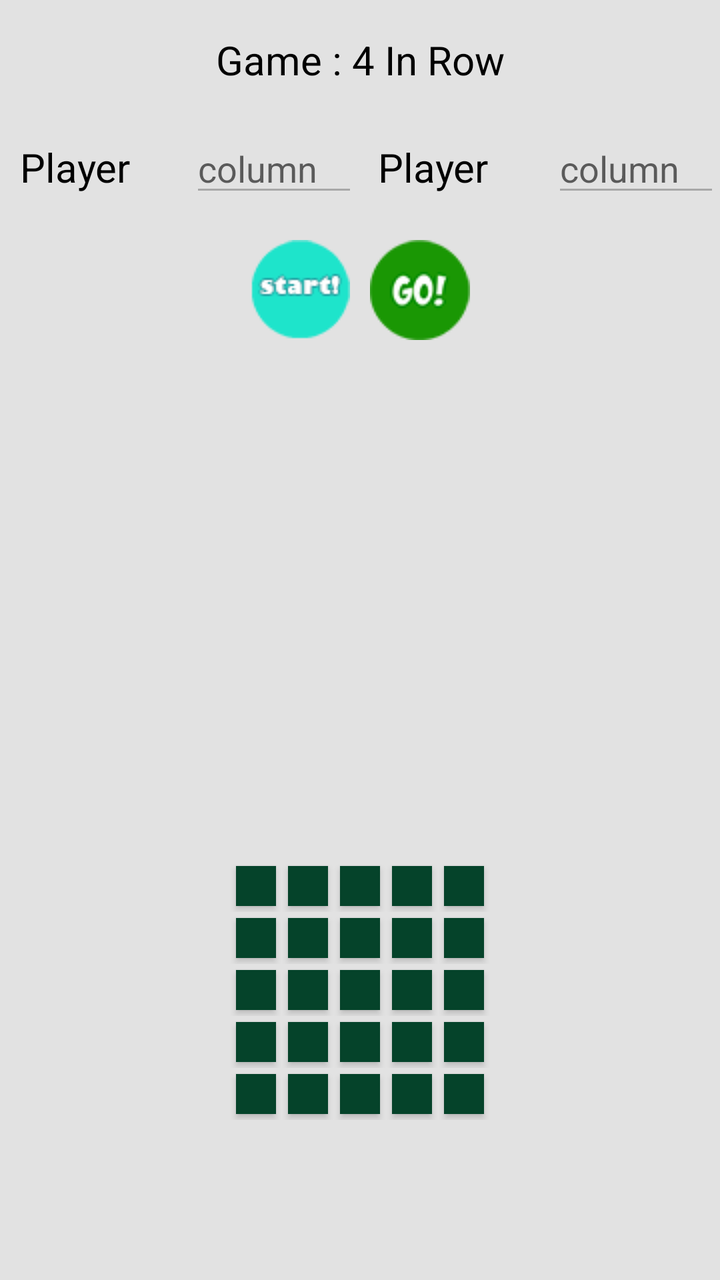
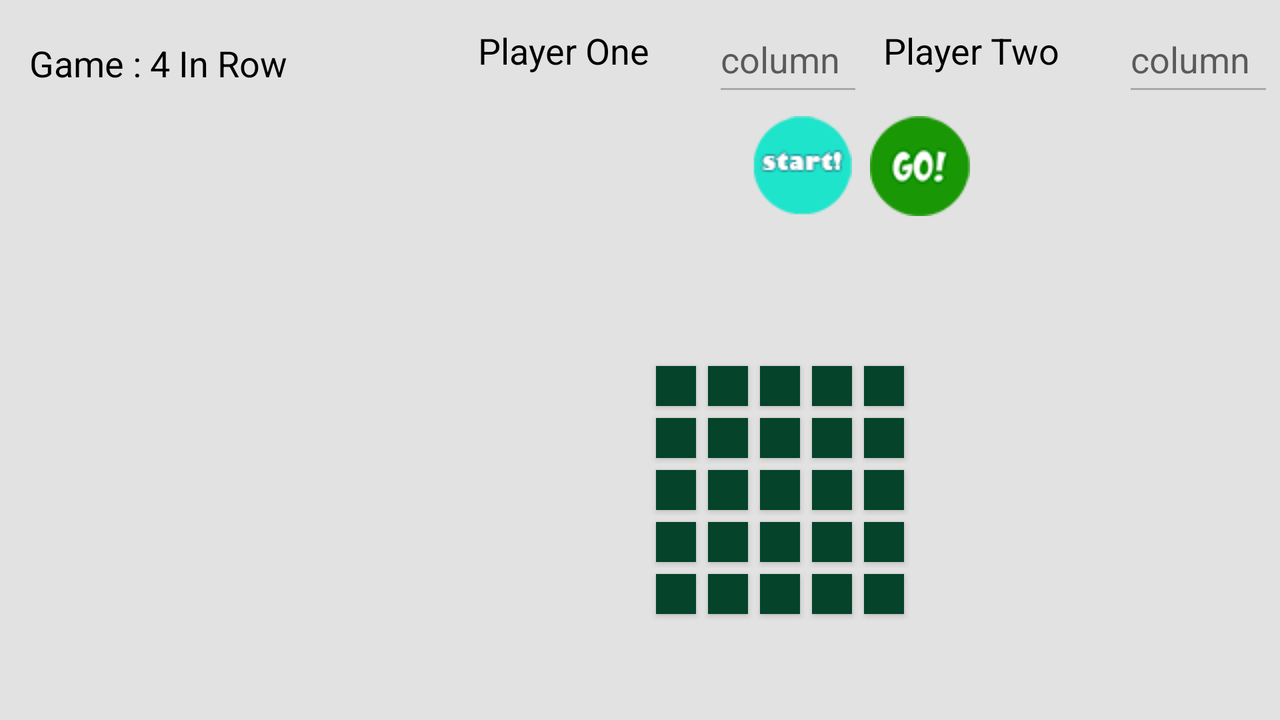

One screen, two layout resources from the same app: the default and the author's alternative for another configuration. Each is rendered where Android would select it; the XML of both is given below.
<!-- AndroidManifest.xml: application theme AppTheme -->
<!-- res/layout/fragment_four_in_row.xml -->
<?xml version="1.0" encoding="utf-8"?>
<FrameLayout xmlns:android="http://schemas.android.com/apk/res/android"
    xmlns:app="http://schemas.android.com/apk/res-auto"
    xmlns:tools="http://schemas.android.com/tools"
    android:id="@+id/main"
    android:layout_width="match_parent"
    android:layout_height="match_parent"
    android:background="#e2e2e2"
    tools:context=".Controller.Fragment.TicTacToeFragment">


    <TextView
        android:id="@+id/game_name"
        android:layout_width="match_parent"
        android:layout_height="60dp"
        android:background="@color/blue_karboni_light"
        android:gravity="center"
        android:text="@string/game_name_row"
        android:textColor="@color/black"
        android:textSize="@dimen/font_size_port" />

    <ImageButton
        android:id="@+id/btn_go"
        android:layout_width="wrap_content"
        android:layout_height="wrap_content"
        android:layout_gravity="center|top"
        android:layout_marginLeft="30dp"
        android:layout_marginTop="120dp"
        android:background="#00FFFFFF"
        android:src="@drawable/ic_go" />

    <ImageButton
        android:id="@+id/btn_start"
        android:layout_width="wrap_content"
        android:layout_height="wrap_content"
        android:layout_gravity="center|top"
        android:layout_marginTop="120dp"
        android:layout_marginRight="30dp"
        android:background="#00FFFFFF"
        android:src="@drawable/ic_start" />

    <LinearLayout
        android:layout_width="match_parent"
        android:layout_height="50dp"
        android:layout_marginTop="60dp"
        android:orientation="horizontal">

        <TextView
            android:id="@+id/player_two_name"
            android:layout_width="wrap_content"
            android:layout_height="50dp"
            android:layout_weight="1"
            android:text="@string/score_player_one"
            android:textColor="@color/black"
            android:textSize="@dimen/font_size_port"
            android:padding="10dp"
            />

        <EditText
            android:id="@+id/player_one_column"
            android:layout_width="105dp"
            android:layout_height="wrap_content"
            android:layout_weight="1"
            android:ems="10"
            android:enabled="false"
            android:hint="@string/column"
            android:inputType="numberSigned|text"
            android:visibility="visible"
            tools:visibility="visible" />

        <TextView
            android:id="@+id/player_one_name"
            android:layout_width="wrap_content"
            android:layout_height="50dp"
            android:layout_weight="1"
            android:text="@string/player_two"
            android:textColor="@color/black"
            android:textSize="@dimen/font_size_port"
            android:padding="10dp"
            />

        <EditText
            android:id="@+id/player_two_column"
            android:layout_width="105dp"
            android:layout_height="wrap_content"
            android:layout_weight="1"
            android:ems="10"
            android:enabled="false"
            android:hint="@string/column"
            android:inputType="textShortMessage|numberSigned" />
    </LinearLayout>

    <LinearLayout
        android:id="@+id/table"
        android:layout_width="wrap_content"
        android:layout_height="wrap_content"
        android:layout_gravity="bottom|center"
        android:layout_marginBottom="80dp"
        android:layout_weight="1"
        android:orientation="vertical">

        <LinearLayout
            android:layout_width="match_parent"
            android:layout_height="match_parent"
            android:layout_weight="1"
            android:orientation="horizontal">

            <Button
                android:id="@+id/btn_0"
                android:layout_width="20dp"
                android:layout_height="20dp"
                android:layout_margin="3dp"
                android:background="@color/green_dark" />

            <Button
                android:id="@+id/btn_1"
                android:layout_width="20dp"
                android:layout_height="20dp"
                android:layout_margin="3dp"
                android:background="@color/green_dark" />

            <Button
                android:id="@+id/btn_2"
                android:layout_width="20dp"
                android:layout_height="20dp"
                android:layout_margin="3dp"
                android:background="@color/green_dark" />

            <Button
                android:id="@+id/btn_3"
                android:layout_width="20dp"
                android:layout_height="20dp"
                android:layout_margin="3dp"
                android:background="@color/green_dark" />

            <Button
                android:id="@+id/btn_4"
                android:layout_width="20dp"
                android:layout_height="20dp"
                android:layout_margin="3dp"
                android:background="@color/green_dark" />
        </LinearLayout>

        <LinearLayout
            android:layout_width="match_parent"
            android:layout_height="match_parent"
            android:layout_weight="1"
            android:orientation="horizontal">

            <Button
                android:id="@+id/btn_5"
                android:layout_width="20dp"
                android:layout_height="20dp"
                android:layout_margin="3dp"
                android:background="@color/green_dark" />

            <Button
                android:id="@+id/btn_6"
                android:layout_width="20dp"
                android:layout_height="20dp"
                android:layout_margin="3dp"
                android:background="@color/green_dark" />

            <Button
                android:id="@+id/btn_7"
                android:layout_width="20dp"
                android:layout_height="20dp"
                android:layout_margin="3dp"
                android:background="@color/green_dark" />

            <Button
                android:id="@+id/btn_8"
                android:layout_width="20dp"
                android:layout_height="20dp"
                android:layout_margin="3dp"
                android:background="@color/green_dark" />

            <Button
                android:id="@+id/btn_9"
                android:layout_width="20dp"
                android:layout_height="20dp"
                android:layout_margin="3dp"
                android:background="@color/green_dark" />
        </LinearLayout>

        <LinearLayout
            android:layout_width="match_parent"
            android:layout_height="match_parent"
            android:layout_weight="1"
            android:orientation="horizontal">

            <Button
                android:id="@+id/btn_10"
                android:layout_width="20dp"
                android:layout_height="20dp"
                android:layout_margin="3dp"
                android:background="@color/green_dark" />

            <Button
                android:id="@+id/btn_11"
                android:layout_width="20dp"
                android:layout_height="20dp"
                android:layout_margin="3dp"
                android:background="@color/green_dark" />

            <Button
                android:id="@+id/btn_12"
                android:layout_width="20dp"
                android:layout_height="20dp"
                android:layout_margin="3dp"
                android:background="@color/green_dark" />

            <Button
                android:id="@+id/btn_13"
                android:layout_width="20dp"
                android:layout_height="20dp"
                android:layout_margin="3dp"
                android:background="@color/green_dark" />

            <Button
                android:id="@+id/btn_14"
                android:layout_width="20dp"
                android:layout_height="20dp"
                android:layout_margin="3dp"
                android:background="@color/green_dark" />
        </LinearLayout>

        <LinearLayout
            android:layout_width="match_parent"
            android:layout_height="match_parent"
            android:layout_weight="1"
            android:orientation="horizontal">

            <Button
                android:id="@+id/btn_15"
                android:layout_width="20dp"
                android:layout_height="20dp"
                android:layout_margin="3dp"
                android:background="@color/green_dark" />

            <Button
                android:id="@+id/btn_16"
                android:layout_width="20dp"
                android:layout_height="20dp"
                android:layout_margin="3dp"
                android:background="@color/green_dark" />

            <Button
                android:id="@+id/btn_17"
                android:layout_width="20dp"
                android:layout_height="20dp"
                android:layout_margin="3dp"
                android:background="@color/green_dark" />

            <Button
                android:id="@+id/btn_18"
                android:layout_width="20dp"
                android:layout_height="20dp"
                android:layout_margin="3dp"
                android:background="@color/green_dark" />

            <Button
                android:id="@+id/btn_19"
                android:layout_width="20dp"
                android:layout_height="20dp"
                android:layout_margin="3dp"
                android:background="@color/green_dark" />
        </LinearLayout>

        <LinearLayout
            android:layout_width="match_parent"
            android:layout_height="match_parent"
            android:layout_weight="1"
            android:orientation="horizontal">

            <Button
                android:id="@+id/btn_20"
                android:layout_width="20dp"
                android:layout_height="20dp"
                android:layout_margin="3dp"
                android:background="@color/green_dark" />

            <Button
                android:id="@+id/btn_21"
                android:layout_width="20dp"
                android:layout_height="20dp"
                android:layout_margin="3dp"
                android:background="@color/green_dark" />

            <Button
                android:id="@+id/btn_22"
                android:layout_width="20dp"
                android:layout_height="20dp"
                android:layout_margin="3dp"
                android:background="@color/green_dark" />

            <Button
                android:id="@+id/btn_23"
                android:layout_width="20dp"
                android:layout_height="20dp"
                android:layout_margin="3dp"
                android:background="@color/green_dark" />

            <Button
                android:id="@+id/btn_24"
                android:layout_width="20dp"
                android:layout_height="20dp"
                android:layout_margin="3dp"
                android:background="@color/green_dark" />
        </LinearLayout>
    </LinearLayout>

    <Button
        android:id="@+id/btn_refresh"
        android:layout_width="wrap_content"
        android:layout_height="wrap_content"
        android:layout_gravity="center"
        android:background="@color/colorPrimary"
        android:padding="10dp"
        android:text="@string/refresh"
        android:textAllCaps="false"
        android:textColor="@color/white"
        android:textSize="20sp"
        android:visibility="gone" />


</FrameLayout>
<!-- resources referenced by this layout -->
<resources>
  <color name="black">#000</color>
  <color name="colorPrimary">#6200EE</color>
  <color name="green_dark">#05432a</color>
  <color name="white">#FFF</color>
  <dimen name="font_size_port">20sp</dimen>
  <!-- drawable ic_go: png bitmap (drawable, 20219 bytes) -->
  <!-- drawable ic_start: png bitmap (drawable, 19524 bytes) -->
  <string name="column">column</string>
  <string name="game_name_row">Game : 4 In Row</string>
  <string name="player_two">Player Two</string>
  <string name="refresh">Do you want to play again?</string>
  <string name="score_player_one">Player One  </string>
  <style name="AppTheme" parent="Theme.MaterialComponents.Light.NoActionBar.Bridge">
          
          <item name="colorPrimary">@color/colorPrimary</item>
          <item name="colorPrimaryDark">@color/colorPrimaryDark</item>
          <item name="colorAccent">@color/colorAccent</item>
      </style>
  <color name="colorPrimaryDark">#3700B3</color>
  <color name="colorAccent">#03DAC5</color>
</resources>
<!-- res/layout-land/fragment_four_in_row.xml (the author's variant of the layout above) -->
<!-- drawn on the phone turned sideways -->
<?xml version="1.0" encoding="utf-8"?>
<RelativeLayout xmlns:android="http://schemas.android.com/apk/res/android"
    xmlns:app="http://schemas.android.com/apk/res-auto"
    xmlns:tools="http://schemas.android.com/tools"
    android:id="@+id/main"
    android:layout_width="match_parent"
    android:layout_height="match_parent"
    android:background="#e2e2e2"
    tools:context=".Controller.TicTacToeFragment">


    <TextView
        android:id="@+id/game_name"
        android:layout_width="152dp"
        android:layout_height="57dp"
        android:layout_margin="3dp"
        android:background="@color/blue_karboni_light"
        android:gravity="center"
        android:text="@string/game_name_row"
        android:textColor="@color/black"
        android:textSize="18sp" />

    <ImageButton
        android:id="@+id/btn_go"
        android:layout_width="wrap_content"
        android:layout_height="wrap_content"
        android:layout_below="@+id/players"
        android:layout_alignParentRight="true"
        android:layout_gravity="center|top"
        android:layout_marginTop="2dp"
        android:layout_marginRight="155dp"
        android:background="#00FFFFFF"
        android:src="@drawable/ic_go" />

    <ImageButton
        android:id="@+id/btn_start"
        android:layout_width="wrap_content"
        android:layout_height="wrap_content"
        android:layout_below="@+id/players"
        android:layout_alignParentRight="true"
        android:layout_gravity="center|top"
        android:layout_marginTop="2dp"
        android:layout_marginRight="214dp"
        android:background="#00FFFFFF"
        android:src="@drawable/ic_start" />

    <LinearLayout
        android:layout_width="408dp"
        android:id="@+id/players"
        android:layout_height="wrap_content"
        android:layout_alignParentTop="true"
        android:layout_alignParentRight="true"
        android:layout_marginStart="3dp"
        android:layout_marginLeft="3dp"
        android:layout_marginTop="3dp"
        android:layout_marginEnd="3dp"
        android:layout_marginRight="3dp"
        android:layout_marginBottom="3dp"
        android:orientation="horizontal">

        <TextView
            android:id="@+id/score_player_two"
            android:layout_width="wrap_content"
            android:layout_height="50dp"
            android:layout_weight="1"
            android:padding="10dp"
            android:text="@string/score_player_one"
            android:textColor="@color/black"
            android:textSize="18sp" />

        <EditText
            android:id="@+id/player_one_column"
            android:layout_width="54dp"
            android:layout_height="match_parent"
            android:layout_weight="1"
            android:ems="10"
            android:enabled="false"
            android:hint="@string/column"
            android:inputType="numberSigned|text"
            android:visibility="visible"
            tools:visibility="visible" />

        <TextView
            android:id="@+id/score_player_one"
            android:layout_width="wrap_content"
            android:layout_height="50dp"
            android:layout_weight="1"
            android:padding="10dp"
            android:text="@string/player_two"
            android:textColor="@color/black"
            android:textSize="18sp" />

        <EditText
            android:id="@+id/player_two_column"
            android:layout_width="54dp"
            android:layout_height="match_parent"
            android:layout_weight="1"
            android:ems="10"
            android:enabled="false"
            android:hint="@string/column"
            android:inputType="textShortMessage|numberSigned" />
    </LinearLayout>

    <LinearLayout
        android:id="@+id/table"
        android:layout_width="wrap_content"
        android:layout_height="wrap_content"
        android:layout_gravity="bottom|center"
        android:layout_alignParentRight="true"
        android:layout_alignParentBottom="true"
        android:layout_marginBottom="50dp"
        android:layout_marginRight="185dp"
        android:layout_weight="1"
        android:orientation="vertical"
        >

        <LinearLayout
            android:layout_width="match_parent"
            android:layout_height="match_parent"
            android:layout_weight="1"
            android:orientation="horizontal">

            <Button
                android:id="@+id/btn_0"
                android:layout_width="20dp"
                android:layout_height="20dp"
                android:layout_margin="3dp"
                android:background="@color/green_dark" />

            <Button
                android:id="@+id/btn_1"
                android:layout_width="20dp"
                android:layout_height="20dp"
                android:layout_margin="3dp"
                android:background="@color/green_dark" />

            <Button
                android:id="@+id/btn_2"
                android:layout_width="20dp"
                android:layout_height="20dp"
                android:layout_margin="3dp"
                android:background="@color/green_dark" />

            <Button
                android:id="@+id/btn_3"
                android:layout_width="20dp"
                android:layout_height="20dp"
                android:layout_margin="3dp"
                android:background="@color/green_dark" />

            <Button
                android:id="@+id/btn_4"
                android:layout_width="20dp"
                android:layout_height="20dp"
                android:layout_margin="3dp"
                android:background="@color/green_dark" />
        </LinearLayout>

        <LinearLayout
            android:layout_width="match_parent"
            android:layout_height="match_parent"
            android:layout_weight="1"
            android:orientation="horizontal">

            <Button
                android:id="@+id/btn_5"
                android:layout_width="20dp"
                android:layout_height="20dp"
                android:layout_margin="3dp"
                android:background="@color/green_dark" />

            <Button
                android:id="@+id/btn_6"
                android:layout_width="20dp"
                android:layout_height="20dp"
                android:layout_margin="3dp"
                android:background="@color/green_dark" />

            <Button
                android:id="@+id/btn_7"
                android:layout_width="20dp"
                android:layout_height="20dp"
                android:layout_margin="3dp"
                android:background="@color/green_dark" />

            <Button
                android:id="@+id/btn_8"
                android:layout_width="20dp"
                android:layout_height="20dp"
                android:layout_margin="3dp"
                android:background="@color/green_dark" />

            <Button
                android:id="@+id/btn_9"
                android:layout_width="20dp"
                android:layout_height="20dp"
                android:layout_margin="3dp"
                android:background="@color/green_dark" />
        </LinearLayout>

        <LinearLayout
            android:layout_width="match_parent"
            android:layout_height="match_parent"
            android:layout_weight="1"
            android:orientation="horizontal"
            >

            <Button
                android:id="@+id/btn_10"
                android:layout_width="20dp"
                android:layout_height="20dp"
                android:layout_margin="3dp"
                android:background="@color/green_dark" />

            <Button
                android:id="@+id/btn_11"
                android:layout_width="20dp"
                android:layout_height="20dp"
                android:layout_margin="3dp"
                android:background="@color/green_dark" />

            <Button
                android:id="@+id/btn_12"
                android:layout_width="20dp"
                android:layout_height="20dp"
                android:layout_margin="3dp"
                android:background="@color/green_dark" />

            <Button
                android:id="@+id/btn_13"
                android:layout_width="20dp"
                android:layout_height="20dp"
                android:layout_margin="3dp"
                android:background="@color/green_dark" />

            <Button
                android:id="@+id/btn_14"
                android:layout_width="20dp"
                android:layout_height="20dp"
                android:layout_margin="3dp"
                android:background="@color/green_dark" />
        </LinearLayout>

        <LinearLayout
            android:layout_width="match_parent"
            android:layout_height="match_parent"
            android:layout_weight="1"
            android:orientation="horizontal">

            <Button
                android:id="@+id/btn_15"
                android:layout_width="20dp"
                android:layout_height="20dp"
                android:layout_margin="3dp"
                android:background="@color/green_dark" />

            <Button
                android:id="@+id/btn_16"
                android:layout_width="20dp"
                android:layout_height="20dp"
                android:layout_margin="3dp"
                android:background="@color/green_dark" />

            <Button
                android:id="@+id/btn_17"
                android:layout_width="20dp"
                android:layout_height="20dp"
                android:layout_margin="3dp"
                android:background="@color/green_dark" />

            <Button
                android:id="@+id/btn_18"
                android:layout_width="20dp"
                android:layout_height="20dp"
                android:layout_margin="3dp"
                android:background="@color/green_dark" />

            <Button
                android:id="@+id/btn_19"
                android:layout_width="20dp"
                android:layout_height="20dp"
                android:layout_margin="3dp"
                android:background="@color/green_dark" />
        </LinearLayout>

        <LinearLayout
            android:layout_width="match_parent"
            android:layout_height="match_parent"
            android:layout_weight="1"
            android:orientation="horizontal">

            <Button
                android:id="@+id/btn_20"
                android:layout_width="20dp"
                android:layout_height="20dp"
                android:layout_margin="3dp"
                android:background="@color/green_dark" />

            <Button
                android:id="@+id/btn_21"
                android:layout_width="20dp"
                android:layout_height="20dp"
                android:layout_margin="3dp"
                android:background="@color/green_dark" />

            <Button
                android:id="@+id/btn_22"
                android:layout_width="20dp"
                android:layout_height="20dp"
                android:layout_margin="3dp"
                android:background="@color/green_dark" />

            <Button
                android:id="@+id/btn_23"
                android:layout_width="20dp"
                android:layout_height="20dp"
                android:layout_margin="3dp"
                android:background="@color/green_dark" />

            <Button
                android:id="@+id/btn_24"
                android:layout_width="20dp"
                android:layout_height="20dp"
                android:layout_margin="3dp"
                android:background="@color/green_dark" />
        </LinearLayout>
    </LinearLayout>

    <Button
        android:id="@+id/btn_refresh"
        android:layout_width="wrap_content"
        android:layout_height="wrap_content"
        android:layout_below="@+id/players"
        android:layout_alignParentRight="true"
        android:layout_gravity="center"
        android:layout_marginTop="92dp"
        android:layout_marginRight="173dp"
        android:background="@color/colorPrimary"
        android:padding="10dp"
        android:text="@string/refresh"
        android:textAllCaps="false"
        android:textColor="@color/white"
        android:textSize="20sp"
        android:visibility="gone" />


</RelativeLayout>
<!-- resources referenced by the variant -->
<!-- as the phone turned sideways resolves them -->
<resources>
  <color name="black">#000</color>
  <color name="colorPrimary">#6200EE</color>
  <color name="green_dark">#05432a</color>
  <color name="white">#FFF</color>
  <!-- drawable ic_go: png bitmap (drawable, 20219 bytes) -->
  <!-- drawable ic_start: png bitmap (drawable, 19524 bytes) -->
  <string name="column">column</string>
  <string name="game_name_row">Game : 4 In Row</string>
  <string name="player_two">Player Two</string>
  <string name="refresh">Do you want to play again?</string>
  <string name="score_player_one">Player One  </string>
  <style name="AppTheme" parent="Theme.MaterialComponents.Light.NoActionBar.Bridge">
          
          <item name="colorPrimary">@color/colorPrimary</item>
          <item name="colorPrimaryDark">@color/colorPrimaryDark</item>
          <item name="colorAccent">@color/colorAccent</item>
      </style>
  <color name="colorPrimaryDark">#3700B3</color>
  <color name="colorAccent">#03DAC5</color>
</resources>
